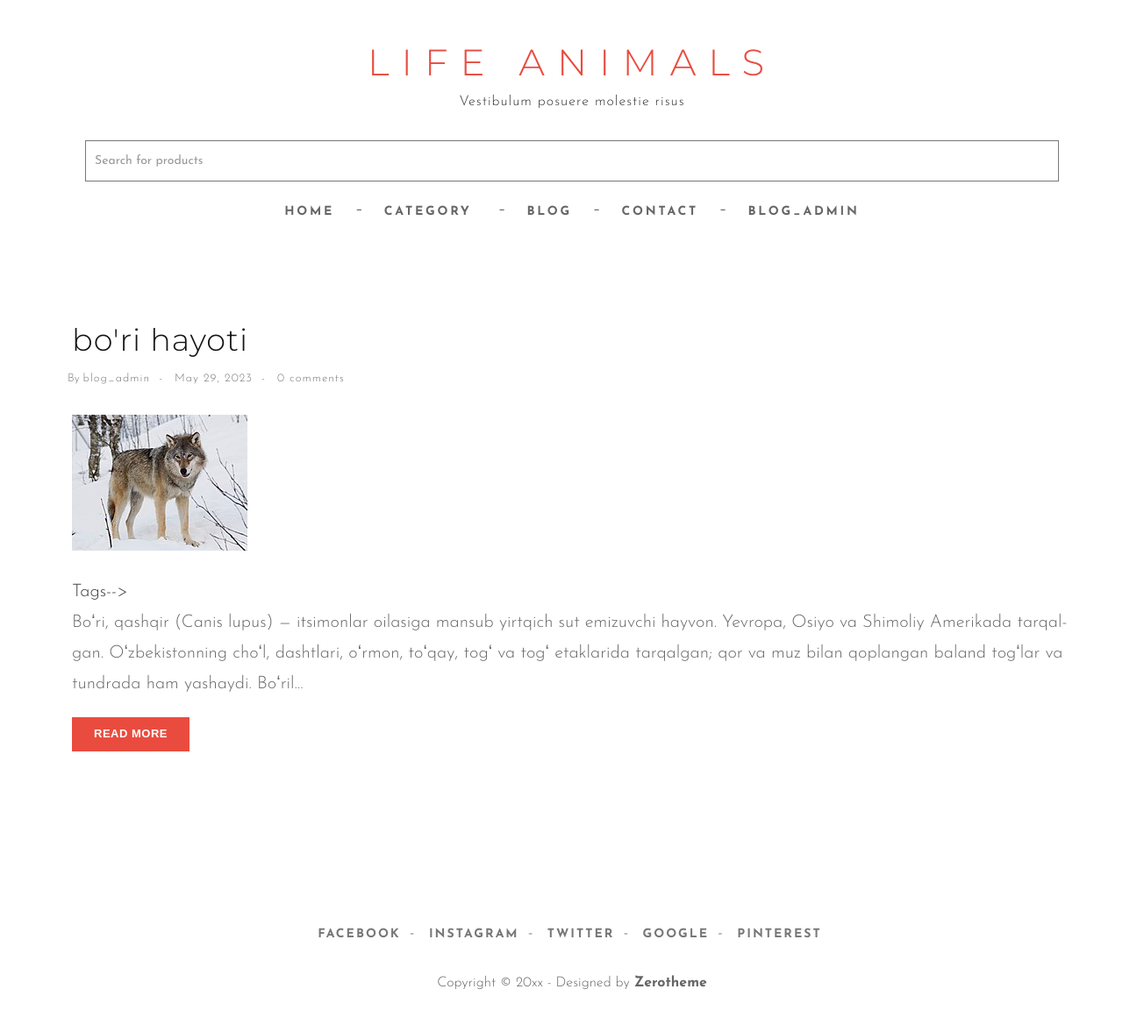
Page /sort_by_category/sutemizuvchilar/ (signed in) on the committed database.
### main/models.py (models this page shows, shortened)
class Article(models.Model):
    title = models.CharField(max_length=250)
    slug = models.SlugField(max_length=250)
    category = models.ForeignKey(
        Category, on_delete=models.PROTECT, related_name='articles_cat')
    image = models.ImageField(upload_to='article/%Y/%m/%d')
    author = models.ForeignKey(
        User, on_delete=models.PROTECT, related_name='articles_user')
    published = models.DateField(auto_now_add=True)
    body = models.TextField()
    tag = models.ManyToManyField(Tag, related_name='articles_tag')
    class Meta:
        ordering = ["-id"]

### main/views.py (the view)
# urls.py: path('sort_by_category/<slug>/', views.sort_by_category, name='sort_by_category'),
def sort_by_category(request, slug):
    cat = Category.objects.get(slug=slug)
    art = Article.objects.filter(category=cat)
    data = {
        'object_list': art,
    }
    return render(request, 'list_articles.html', context=data)

### main/context_cat.py (called while the page is built)
def main_context(request):
    all_categories = Category.objects.all()
    data = {
        'all_categories': all_categories,
    }
    return data

### templates/list_articles.html
{% extends "base.html" %}
{% load static %}
{% block content %}
<div id="page-content">
    <div class="box-content">
        <div class="container">
            {% for item in object_list %}
            <article>
                <div class="wrap-post">
                    <div class="entry-header">
                        <h2 class="entry-title"><a href="{% url 'main:detail' item.id %}">{{item.title}}</a></h2>
                        <span class="entry-meta">
                            <ul class="list-inline link">
                                <li>By <a href="#">{{item.author}}</a></li>
                                <li><a href="#">{{item.published}}</a></li>
                                <li><a href="#">{{item.comments.count}} comments</a></li>
                            </ul>
                        </span>
                    </div>
                    <div class="post-thumbnail-wrap">
                        <div class="portfolio-box">
                            <img src="{{item.image.url}}" class="img-responsive" alt="">
                        </div>
                    </div>
                    <div class="entry-content">
                        <span class="tags-links">
                            Tags-->
                            {% for i in item.tag.all %}
                            <a href="{% url 'main:sort_by_teg' i.slug %}" rel="tag">{{i.name}}</a>
                            {% endfor %}
                        </span>
                        <p>{{item.body|truncatechars:300}}</p>
                        <a class="btn btn-skin" href="{% url 'main:detail' item.id %}">Read More</a>
                    </div>
                </div>
            </article>
            {% endfor %}
        </div>
    </div>
</div>
{% endblock content %}

### templates/base.html (shortened to what this page needs)
{% load static %}
<!DOCTYPE html>
<html lang="en">
<head>
    <link href="{% static 'css/bootstrap.min.css' %}" rel="stylesheet" type="text/css">
    <link href="{% static 'css/style.css' %}" rel="stylesheet">
    <link href="{% static 'font-awesome/css/font-awesome.min.css' %}" rel="stylesheet" type="text/css">
    <link href="{% static 'owl-carousel/owl-carousel.css' %}" rel="stylesheet">
</head>
<body>
    <header class="main-header">
        <div class="container text-center">
            <a class="site-branding" href="{% url 'main:home' %}">
                <h1 class="site-title">
                    LIFE ANIMALS
                </h1>
                <p class="site-description">
                    Vestibulum posuere molestie risus
                </p>
            </a>
        </div>
        <center>
            <div class="row">
                <div class="col-sm-12">
                    <form action="{% url 'main:sort_by_title' %}" method="get">
                        <div class="row container">
                            <div class="col-sm-12">
                                <input name="title" type="text" class="form-control" id="search" placeholder="Search for products">
                            </div>
                        </div>
                    </form>
                </div>
            </div>
        </center>
        <div id="menu-wrapper">
            <nav id="menu" class="navbar">
                <div class="container">
                    <div class="collapse navbar-collapse navbar-ex1-collapse">
                        <ul class="nav navbar-nav">
                            <li><a href="{% url 'main:home' %}">Home</a></li>
                            <li class="dropdown"><a href="archive.html" class="dropdown-toggle"
                                    data-toggle="dropdown">Category</a>
                            </li>
                            <li><a href="{% url 'main:list_articles' %}">Blog</a></li>
                            <li><a href="{% url 'accounts:contact' %}">Contact</a></li>
                            <li class="dropdown">
                                <a href="#" class="dropdown-toggle" data-toggle="dropdown">
                                    {% if request.user.is_authenticated %}
                                    {{ request.user.username }}
                                    {% else %}
                                    Account
                                    {% endif %}
                                </a>
                            </li>
                        </ul>
                    </div>
                </div>
            </nav>
        </div>
    </header>
    {% block content %}
    {% endblock content %}
    <footer class="main-footer">
        <div class="wrap-footer">
            <div class="container">
                <ul class="list-inline top-link link">
                    <li><a href="https://www.facebook.com/">Facebook</a></li>
                    <li><a href="https://www.instagram.com/">Instagram</a></li>
                    <li><a href="https://twitter.com/">Twitter</a></li>
                    <li><a href="https://www.google.com/">Google</a></li>
                    <li><a href="https://www.pinterest.com/">Pinterest</a></li>
                </ul>
                <div class="copyright">
                    <span>Copyright © 20xx - Designed by <a href="#">Zerotheme</a></span>
                </div>
            </div>
        </div>
    </footer>
</body>
</html>

### rows in the picture
Article: title "bo'ri hayoti", author "blog_admin", published "May 29, 2023", comments.count "0", image (picture), body "Boʻri, qashqir (Canis lupus) — itsimonlar oilasiga mansub yirtqich sut emizuvchi hayvon. Yevropa, Osiyo va Shimoliy Amerikada tarqalgan. Oʻzbekistonning choʻl, dashtlari, oʻrmon, toʻqay, togʻ va togʻ etaklarida tarqalgan; qor va muz bilan qoplangan baland togʻlar va tundrada ham yashaydi. Boʻril…"

### other values in the picture
{{ request.user.username }} "BLOG_ADMIN"
